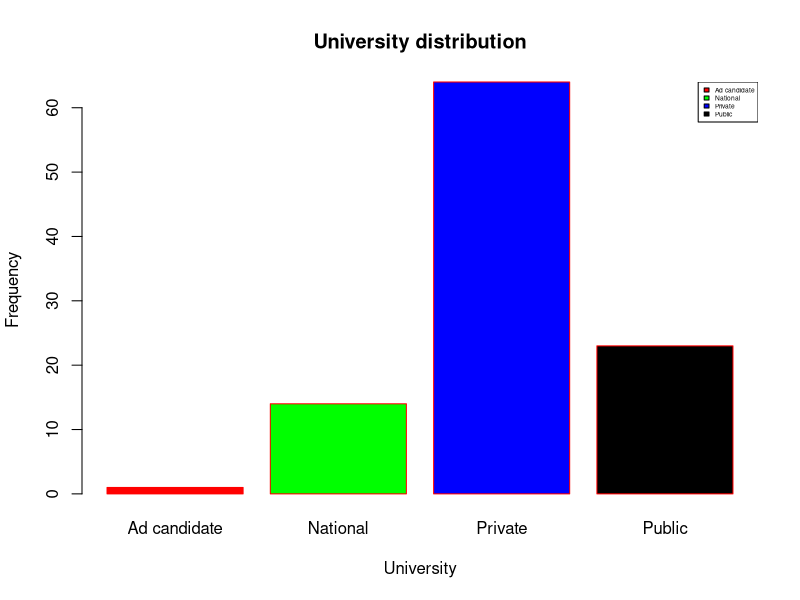

Reproduce this figure in R.
h <- c(1, 14, 64, 23)
m <- c("Ad candidate", "National", "Private", "Public")

barplot(h, xlab = "University", ylab = "Frequency", main = "University distribution",
        names.arg = m, border = "red", col = c('red', 'green', 'blue', 'black'))
legend("topright", m, cex = 0.4, fill = c('red', 'green', 'blue', 'black'))